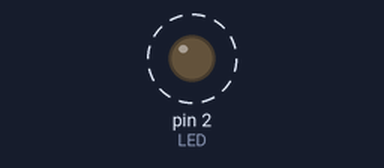
Simulated run of this sketch. Board: Arduino Uno, built with avr-gcc and run on an emulated ATmega328P. On the bench: output pins drawn as LEDs (lit = HIGH). Dashed ring = blinking.

Above: at 0.12 s.
Timing chart, 0 to 3.0 s (numbered marks = the images above):
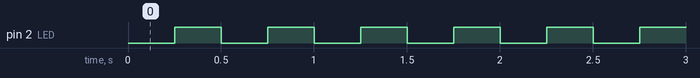

Measured:
- by itself, pin 2 (LED): alternates HIGH for 0.25 s and LOW for 0.25 s

The sketch:

program1_led.ino
```cpp
//Tujuan Program: Mengendalikan nyala 1 buah LED blink

#define LED 2

void setup() {
  pinMode(LED, OUTPUT);
}

void loop() {
  digitalWrite(LED, LOW); // Menyalakan LED
  delay(250);             // Tunda 1/4 detik

  digitalWrite(LED, HIGH);// Mematikan LED
  delay(250);
}
```
